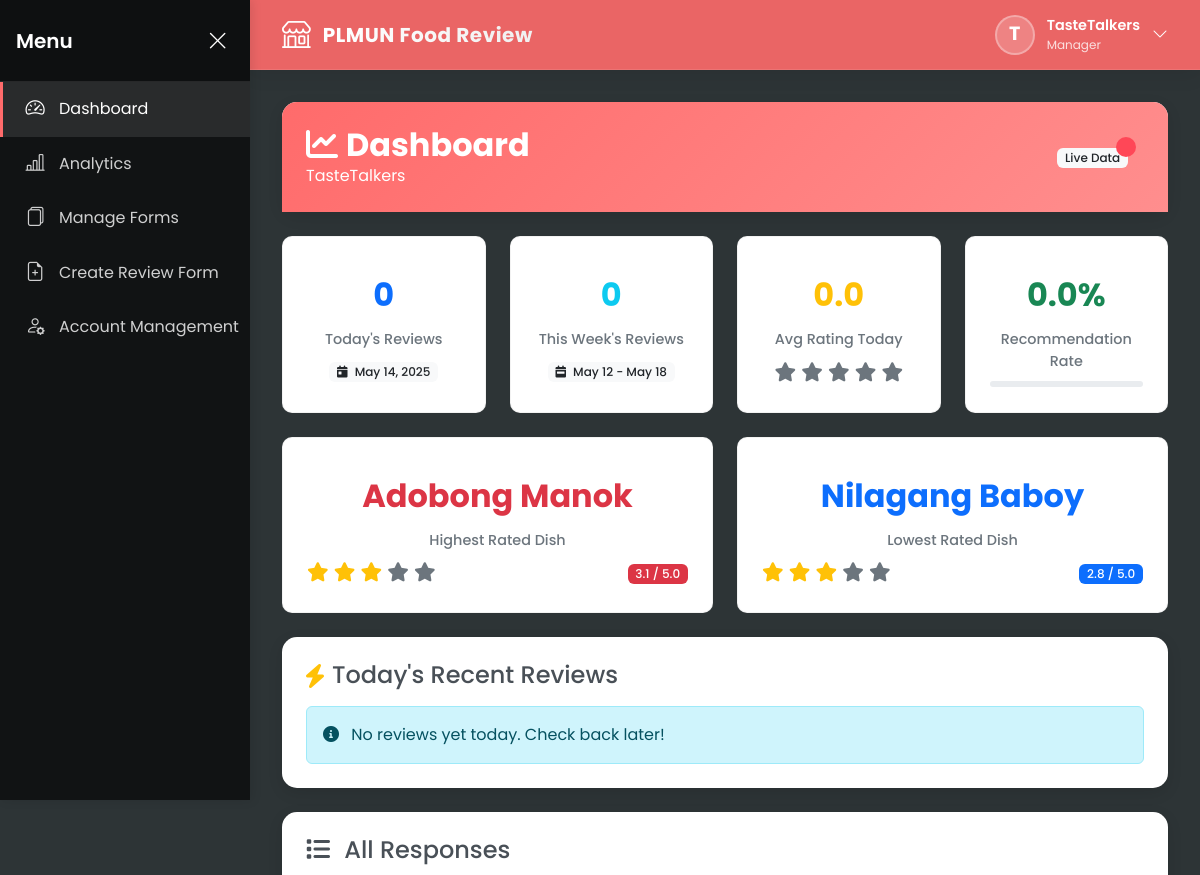
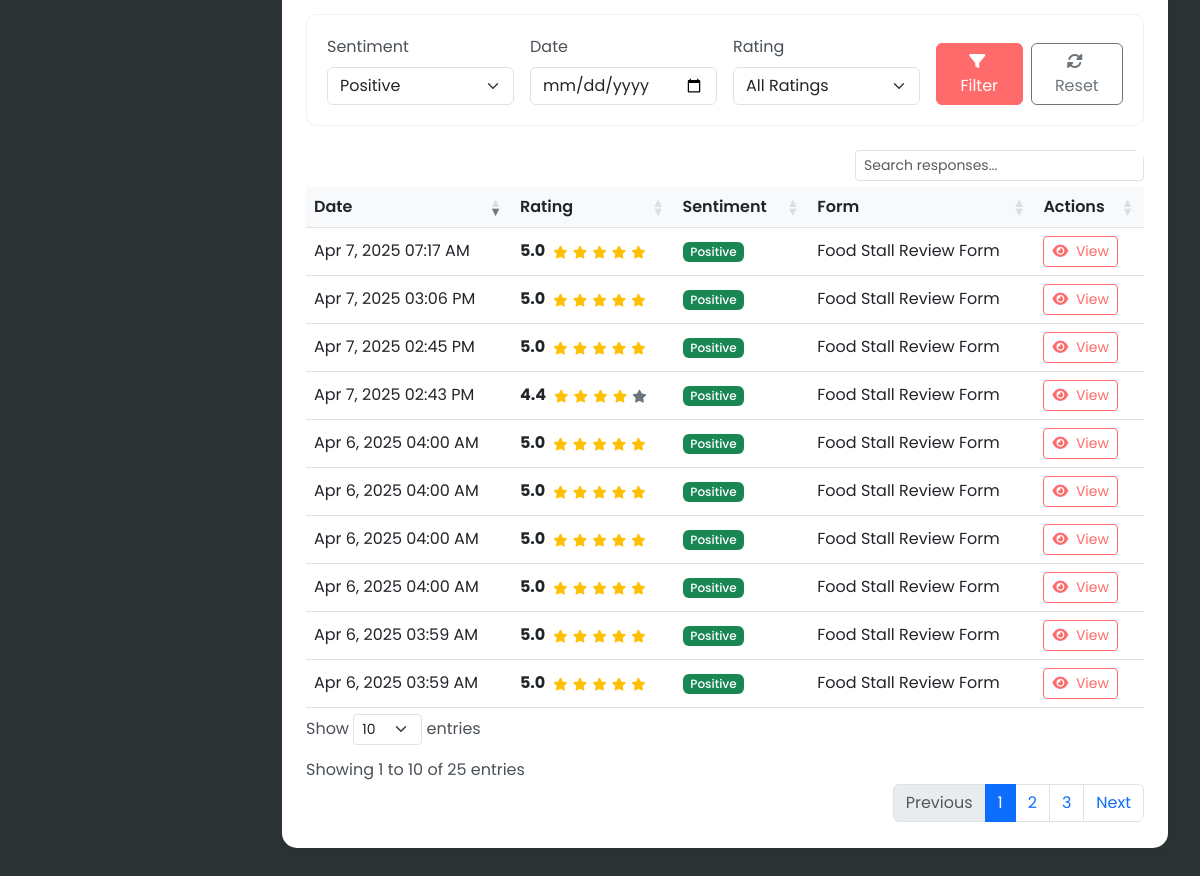
/stall_admin/dashboard.php?sentiment=positive (signed in), run on the app's committed database (2 pictures, top to bottom).
### tables this page shows
CREATE TABLE `food_stalls` (
  `id` int(11) NOT NULL,
  `stall_name` varchar(100) NOT NULL,
  `description` text DEFAULT NULL,
  `username` varchar(50) NOT NULL,
  `password` varchar(255) NOT NULL,
  `created_at` timestamp NOT NULL DEFAULT current_timestamp()
);

CREATE TABLE `responses` (
  `id` int(11) NOT NULL,
  `review_form_id` int(11) NOT NULL,
  `food_stall_id` int(11) NOT NULL,
  `response_data` longtext NOT NULL CHECK (json_valid(`response_data`)),
  `rating_average` decimal(3,2) DEFAULT NULL,
  `sentiment` enum('positive','negative','neutral') NOT NULL,
  `created_at` timestamp NOT NULL DEFAULT current_timestamp()
);

CREATE TABLE `review_forms` (
  `id` int(11) NOT NULL,
  `food_stall_id` int(11) NOT NULL,
  `form_title` varchar(100) NOT NULL,
  `form_structure` longtext NOT NULL CHECK (json_valid(`form_structure`)),
  `form_hash` varchar(50) NOT NULL,
  `is_active` tinyint(1) DEFAULT 1,
  `created_at` timestamp NOT NULL DEFAULT current_timestamp()
);

### stall_admin/dashboard.php (the view, shortened to what the rows shown need)
<?php
require_once "../config/db_config.php";
$stall_id = $_SESSION["stall_id"];
$stmt = $conn->prepare("SELECT stall_name FROM food_stalls WHERE id = ?");
$stmt->bind_param("i", $stall_id);
$stmt->execute();
$result = $stmt->get_result();
$stall = $result->fetch_assoc();
$filter_sentiment = $_GET["sentiment"] ?? "";
$query = "SELECT r.*, rf.form_title
    FROM responses r
    JOIN review_forms rf ON r.review_form_id = rf.id
    WHERE r.food_stall_id = ?";
$params = [$stall_id];
$types = "i";
if (!empty($filter_sentiment)) {
    $query .= " AND r.sentiment = ?";
    $params[] = $filter_sentiment;
    $types .= "s";
}
$query .= " ORDER BY r.created_at DESC";
$stmt = $conn->prepare($query);
if (!empty($params)) {
    $stmt->bind_param($types, ...$params);
}
$stmt->execute();
$all_responses = $stmt->get_result()->fetch_all(MYSQLI_ASSOC);
?>
<!DOCTYPE html>
<html lang="en">
<head>
    <link href="https://cdn.jsdelivr.net/npm/bootstrap@5.3.0/dist/css/bootstrap.min.css" rel="stylesheet">
    <link href="https://cdn.datatables.net/1.11.5/css/dataTables.bootstrap5.min.css" rel="stylesheet">
    <link rel="stylesheet" href="https://cdnjs.cloudflare.com/ajax/libs/font-awesome/6.0.0/css/all.min.css">
    <link rel="stylesheet" href="../components/index.css">
</head>
<body>
    <?php include "../includes/sidebar.php"; ?>
    <?php include "../includes/topbar.php"; ?>
    <div class="main-content">
        <div class="dashboard-card mb-4">
            <div class="dashboard-header d-flex justify-content-between align-items-center">
                <div>
                    <h2 class="dashboard-title"><i class="fas fa-chart-line me-2"></i>Dashboard</h2>
                    <p class="mb-0"><?= htmlspecialchars(
                        $stall["stall_name"]
                    ) ?></p>
                </div>
            </div>
        </div>
        <div class="dashboard-card">
            <div class="p-4">
                <div class="table-responsive">
                    <table id="responses-table" class="table table-hover align-middle" style="width:100%">
                        <thead>
                            <tr>
                                <th>Date</th>
                                <th>Rating</th>
                                <th>Sentiment</th>
                                <th>Form</th>
                                <th>Actions</th>
                            </tr>
                        </thead>
                        <tbody>
                            <?php foreach ($all_responses as $response): ?>
                                <tr class="<?= $response["sentiment"] ===
                                "positive"
                                    ? "positive-bg"
                                    : ($response["sentiment"] === "negative"
                                        ? "negative-bg"
                                        : "neutral-bg") ?>">
                                    <td><?= date(
                                        "M j, Y h:i A",
                                        strtotime($response["created_at"])
                                    ) ?></td>
                                    <td>
                                        <div class="d-flex align-items-center">
                                            <span
                                                class="fw-bold me-2"><?= number_format(
                                                    $response["rating_average"],
                                                    1
                                                ) ?></span>
                                            <div class="star-rating">
                                                <?php for (
                                                    $i = 1;
                                                    $i <= 5;
                                                    $i++
                                                ): ?>
                                                    <i class="fas fa-star <?= $i <=
                                                    round(
                                                        $response[
                                                            "rating_average"
                                                        ]
                                                    )
                                                        ? "text-warning"
                                                        : "text-muted" ?>"
                                                        style="font-size: 0.8rem;"></i>
                                                <?php endfor; ?>
                                            </div>
                                        </div>
                                    </td>
                                    <td>
                                        <span class="badge bg-<?= $response[
                                            "sentiment"
                                        ] === "positive"
                                            ? "success"
                                            : ($response["sentiment"] ===
                                            "negative"
                                                ? "danger"
                                                : "warning") ?>">
                                            <?= ucfirst(
                                                $response["sentiment"]
                                            ) ?>
                                        </span>
                                    </td>
                                    <td><?= htmlspecialchars(
                                        $response["form_title"]
                                    ) ?></td>
                                    <td>
                                        <button class="btn btn-sm btn-outline-primary view-response"
                                            data-id="<?= $response["id"] ?>">
                                            <i class="fas fa-eye me-1"></i> View
                                        </button>
                                    </td>
                                </tr>
                            <?php endforeach; ?>
                        </tbody>
                    </table>
                </div>
            </div>
        </div>
    </div>
</body>
</html>

### data on the page
food_stalls: stall_name "TasteTalkers"
responses: created_at "Apr 7, 2025 03:06 PM", rating_average "5.0", sentiment "Positive", review_form.form_title "Food Stall Review Form"
responses: created_at "Apr 7, 2025 02:45 PM", rating_average "5.0", sentiment "Positive", review_form.form_title "Food Stall Review Form"
responses: created_at "Apr 7, 2025 02:43 PM", rating_average "4.4", sentiment "Positive", review_form.form_title "Food Stall Review Form"
responses: created_at "Apr 7, 2025 07:17 AM", rating_average "5.0", sentiment "Positive", review_form.form_title "Food Stall Review Form"
responses: created_at "Apr 6, 2025 04:00 AM", rating_average "5.0", sentiment "Positive", review_form.form_title "Food Stall Review Form"
responses: created_at "Apr 6, 2025 04:00 AM", rating_average "5.0", sentiment "Positive", review_form.form_title "Food Stall Review Form"
responses: created_at "Apr 6, 2025 04:00 AM", rating_average "5.0", sentiment "Positive", review_form.form_title "Food Stall Review Form"
responses: created_at "Apr 6, 2025 04:00 AM", rating_average "5.0", sentiment "Positive", review_form.form_title "Food Stall Review Form"
responses: created_at "Apr 6, 2025 03:59 AM", rating_average "5.0", sentiment "Positive", review_form.form_title "Food Stall Review Form"
responses: created_at "Apr 6, 2025 03:59 AM", rating_average "5.0", sentiment "Positive", review_form.form_title "Food Stall Review Form"

### other printed values
$stall_initial "T"
$_SESSION['stall_name'] "TasteTalkers"
$today_metrics["avg_rating_today"] "0.0"
$recommendation_rate_today "0.0"
$highest_rated_dish["Dish Name"] "Adobong Manok"
$highest_rated_dish["Average Rating"] "3.1"
$lowest_rated_dish["Dish Name"] "Nilagang Baboy"
$lowest_rated_dish["Average Rating"] "2.8"
